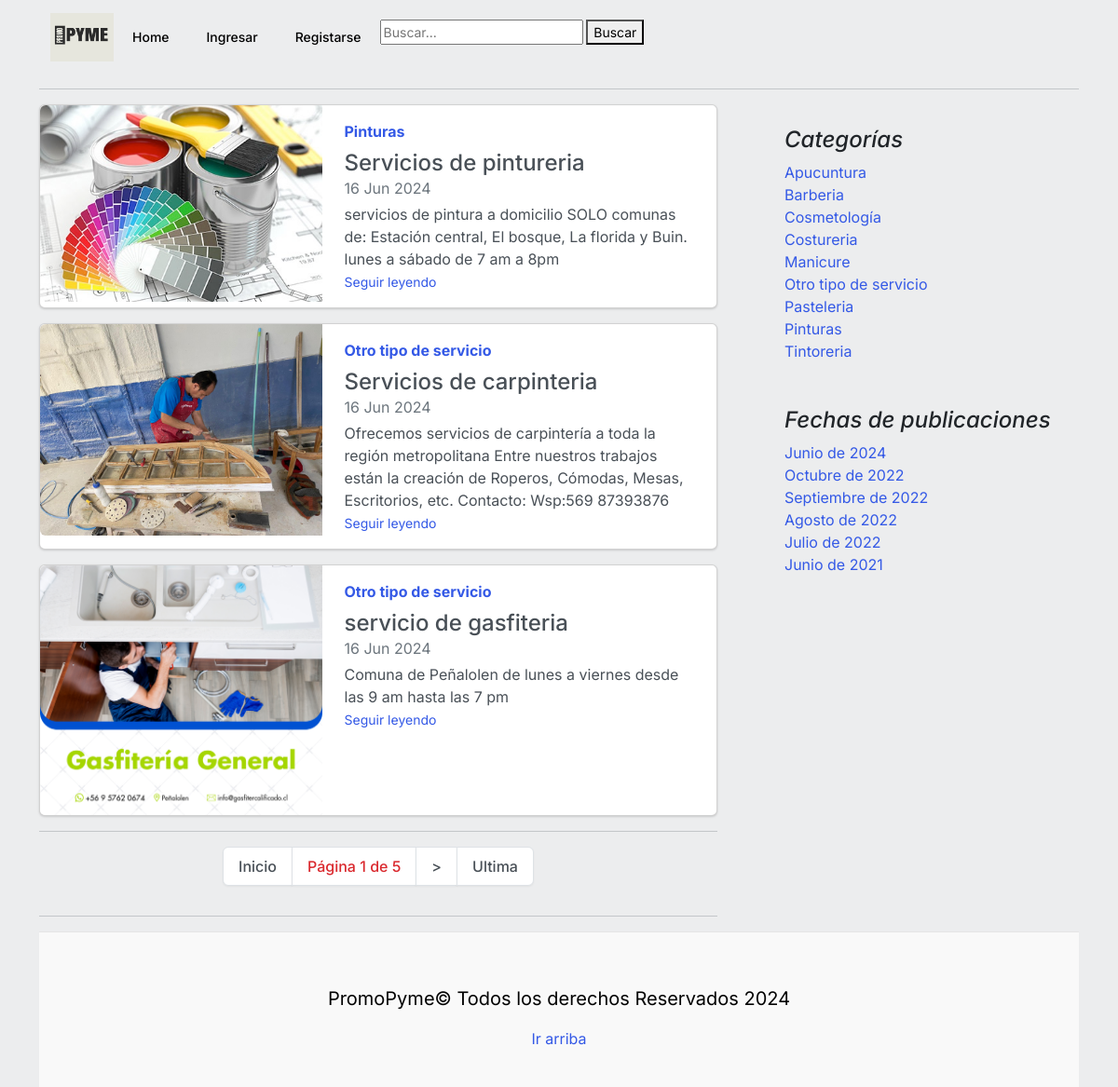
The page / on the database its author committed.
### core/models.py (models this page shows, shortened)
class Post(models.Model):
	title = models.CharField(max_length=250, verbose_name='Título')
	excerpt = models.TextField(verbose_name='Bajada')
	content = RichTextField(verbose_name='Contenido')
	image = models.ImageField(upload_to='posts', null=True, blank=True, verbose_name='Imagen')
	published = models.BooleanField(default=False, verbose_name='Publicado')
	category = models.ForeignKey(Category, on_delete=models.CASCADE, related_name='get_posts', verbose_name='Categoría')
	author = models.ForeignKey(User, on_delete=models.CASCADE, related_name='get_posts', verbose_name='Autor')
	created = models.DateTimeField(auto_now_add=True, verbose_name='Fecha de creación')
	updated = models.DateTimeField(auto_now=True, verbose_name='Fecha de modificación')
	class Meta:
		verbose_name = 'Publicación'
		verbose_name_plural = 'Publicaciones'
		ordering = ['-created']
	def __str__(self):
		return self.title

class Category (models.Model):
	name = models.CharField(max_length=200, unique=True, verbose_name='Nombre')
	active = models.BooleanField(default=True, verbose_name='Activo')
	created = models.DateTimeField(auto_now_add=True, verbose_name='Fecha de creación')
	updated = models.DateTimeField(auto_now=True, verbose_name='Fecha de modificación')
	class Meta:
		verbose_name = 'Categoría'
		verbose_name_plural = 'Categorías'
		ordering = ['name']
	def __str__(self):
		return self.name

### core/views.py (the view)
# urls.py: path('', HomeListView.as_view() , name='home'),
class HomeListView(ListView):
    model = Post
    paginate_by = 3
    template_name = 'core/home.html'
    def get_context_data(self, **kwargs):
        context = super().get_context_data(**kwargs)
        print(context)
        return context

### core/processors.py (called while the page is built)
def ctx_dic_about(request):
	ctx_about = {}
	ctx_about['ABOUT'] = About.objects.latest('created')
	return ctx_about

def ctx_dic_category(request):
	ctx_category = {}
	ctx_category['categories'] = Category.objects.filter(active=True)
	return ctx_category

def ctx_dic_history(request):
	ctx_history = {}
	ctx_history['dates'] = Post.objects.dates('created', 'month', order='DESC').distinct()
	return ctx_history

def ctx_dic_link(request):
	ctx_link = {}
	links = Link.objects.all()
	for link in links:
		ctx_link[link.key] = {'url':link.url, 'icon':link.icon}
	return ctx_link

### core/templates/core/home.html (shortened to what this page needs)
{% extends 'core/base.html' %}
{% load static %}
{% block content %}
{% for post in object_list %}
    <div class="card mb-3">
      <div class="row g-0">
        <div class="col-md-5">
          <img src={{ post.image.url }} class="img-fluid rounded-start" alt="...">
        </div>
        <div class="col-md-7">
          <div class="card-body">
            <strong class="d-inline-block mb-2 text-primary">{{ post.category }}</strong>
            <h4 class="mb-0">{{ post.title }}</h4>
            <div class="mb-1 text-muted">{{ post.created|date:"d M Y" }}</div>
            <p class="card-text mb-auto">{{ post.excerpt }}</p>
            <p class="card-text"><small class="text-muted"><a href={% url 'post' post.id %} class="stretched-link">Seguir leyendo</a></small></p>
          </div>
        </div>
      </div>
    </div>
{% endfor %}
<hr>
<nav aria-label="...">
  <ul class="pagination justify-content-center">
    <li class="page-item">
      <a class="page-link" href="?page=1">Inicio</a>
    </li>
    <li class="page-item">
      <p class="page-link text-danger">Página {{ page_obj.number }} de {{ page_obj.paginator.num_pages }} </p>
    </li>
    {% if page_obj.has_next %}
    <li class="page-item {% if page_obj.number == page_obj.paginator.num_pages %}disabled{% endif %}">
      <a class="page-link" href="{% if page_obj.number != page_obj.paginator.num_pages %}?page={{ page_obj.next_page_number }}{% endif %}">></a>
    </li>
    {% endif %}
    <li class="page-item">
      <a class="page-link" href="?page={{ page_obj.paginator.num_pages }}">Ultima</a>
    </li>
  </ul>
</nav>
<hr>
{% endblock %}

### core/templates/core/base.html (shortened to what this page needs)
<!doctype html>
<html lang="es">
<head>
    {% load static %}
    <link rel="stylesheet" href="https://cdn.jsdelivr.net/npm/bootstrap-icons@1.9.1/font/bootstrap-icons.css">
    <link href={% static 'core/css/bootstrap.min.css' %} rel="stylesheet">
    <link href={% static 'core/css/blog.css' %} rel="stylesheet">
    <link rel="stylesheet" href={% static 'core/css/style.css' %}>
</head>
<body class="body">
  <div class="container">
    <header>
      <nav class="navbar navbar-expand-lg bg-body-tertiary">
        <div class="container-fluid">
          <div class ="contenedor_logo">
            <img class="logo" src="{% static 'core/img/PRomo (1).png' %}" alt="logo" style="width:68px;height:52px" >
          </div>
          <div class="collapse navbar-collapse" id="navbarSupportedContent">
            <ul class="navbar-nav me-auto mb-2 mb-lg-0">
              <li class="nav-item">
                <a class="nav-link " aria-current="page" href='/'>Home</a>
              </li>
              {% if request.user.is_authenticated %}
                <li class="nav-item">
                  <a class="nav-link"  href={% url 'create' %}>Crear Post</a>
                </li>
                <li class="nav-item">
                  <a class="nav-link"  href={% url 'exit' %}>Salir</a>
                </li>
              <ul>
              {% include 'core/includes/submenu.html' %}
              </ul>
              {% else %}
              <li class="nav-item">
                <a class="nav-link" href={% url 'login' %}>Ingresar</a>
              </li>
              <li class="nav-item">
                <a class="nav-link" href={% url 'register' %}>Registarse</a>
              </li>
              {% endif %}
              <form method="GET" action="{% url 'buscar' %}">
                <input type="text" name="buscar" placeholder="Buscar..." value="{{request.GET.buscar}}">
                <button type="submit">Buscar</button>
            </form>
            </ul>
          </div>
        </div>
      </nav>
    </header>
    <hr>
    <main class="mt-2">
      <section class="row g-5">
        <div class="col-md-8">
            {% block content %}
            {% endblock %}
        </div>
        <aside class="col-md-4">
          <div class="position-sticky" style="top: 2rem;">
            <div class="p-4">
              <h4 class="fst-italic">Categorías</h4>
              <ol class="list-unstyled mb-0">
                {% for item in categories %}
                  <li><a href={% url 'category' %}?cat={{ item.id }}>{{ item.name }}</a></li>
                {% endfor %}
              </ol>
            </div>
            <div class="p-4">
              <h4 class="fst-italic">Fechas de publicaciones</h4>
              <ol class="list-unstyled mb-0">
                {% for item in dates %}
                  <li>
                    {% if item.month == 6 %}<a href={% url 'dates' item.month item.year %}>Junio de {{ item.year }}</a>{% endif %}
                    {% if item.month == 7 %}<a href={% url 'dates' item.month item.year %}>Julio de {{ item.year }}</a>{% endif %}
                    {% if item.month == 8 %}<a href={% url 'dates' item.month item.year %}>Agosto de {{ item.year }}</a>{% endif %}
                    {% if item.month == 9 %}<a href={% url 'dates' item.month item.year %}>Septiembre de {{ item.year }}</a>{% endif %}
                    {% if item.month == 10 %}<a href={% url 'dates' item.month item.year %}>Octubre de {{ item.year }}</a>{% endif %}
                  </li>
                {% endfor %}
              </ol>
            </div>
          </div>
        </aside>
      </section>
    </main>
    <footer class="blog-footer" >
      <p class="fs-5 px-3 pt-3"> PromoPyme&copy; Todos los derechos Reservados 2024</p>
      <p>
        <a href="#">Ir arriba</a>
      </p>
    </footer>
  </div>
</body>
</html>

### core/static/core/css/blog.css (style rules this page uses)
.blog-footer { padding: 2.5rem 0; color: #020202; text-align: center; background-color: #f9f9f9; border-top: .05rem solid #e5e5e5; }
.blog-footer p:last-child { margin-bottom: 0; }

### core/static/core/css/style.css (style rules this page uses)
.body { margin: 0; padding: 0; background:#ecedee; height: 100%; }

### core/templates/core/base.html (style rules this page uses)
a { text-decoration: none; }

### rows shown on the page
Post: image (picture), category "Pinturas", title "Servicios de pintureria", created "16 Jun 2024", excerpt "servicios de pintura a domicilio SOLO comunas de: Estación central, El bosque, La florida y Buin. lunes a sábado de 7 am a 8pm"
Post: image (picture), category "Otro tipo de servicio", title "Servicios de carpinteria", created "16 Jun 2024", excerpt "Ofrecemos servicios de carpintería a toda la región metropolitana Entre nuestros trabajos están la creación de Roperos, Cómodas, Mesas, Escritorios, etc. Contacto: Wsp:569 87393876"
Post: image (picture), category "Otro tipo de servicio", title "servicio de gasfiteria", created "16 Jun 2024", excerpt "Comuna de Peñalolen de lunes a viernes desde las 9 am hasta las 7 pm"
Category: name "Apucuntura"
Category: name "Barberia"
Category: name "Cosmetología"
Category: name "Costureria"
Category: name "Manicure"
Category: name "Otro tipo de servicio"
Category: name "Pasteleria"
Category: name "Pinturas"
Category: name "Tintoreria"

### other values the page prints
{{ page_obj.number }} "1"
{{ page_obj.paginator.num_pages }} "5"
{{ item.year }} "2024" "2021"
{{ item.year }} "2022"
